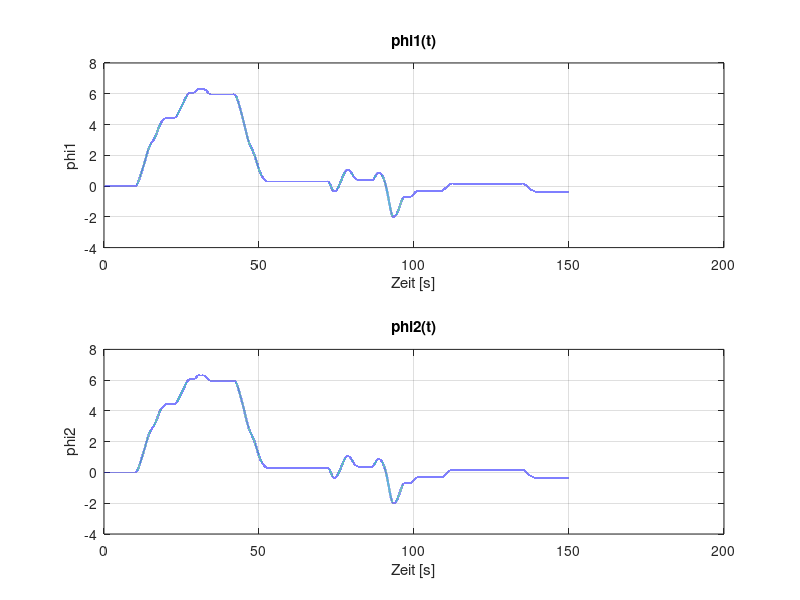
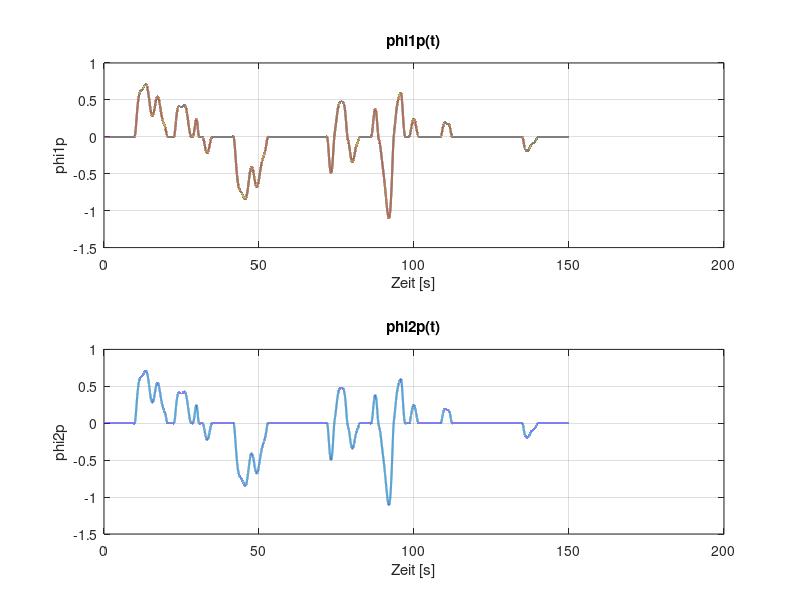
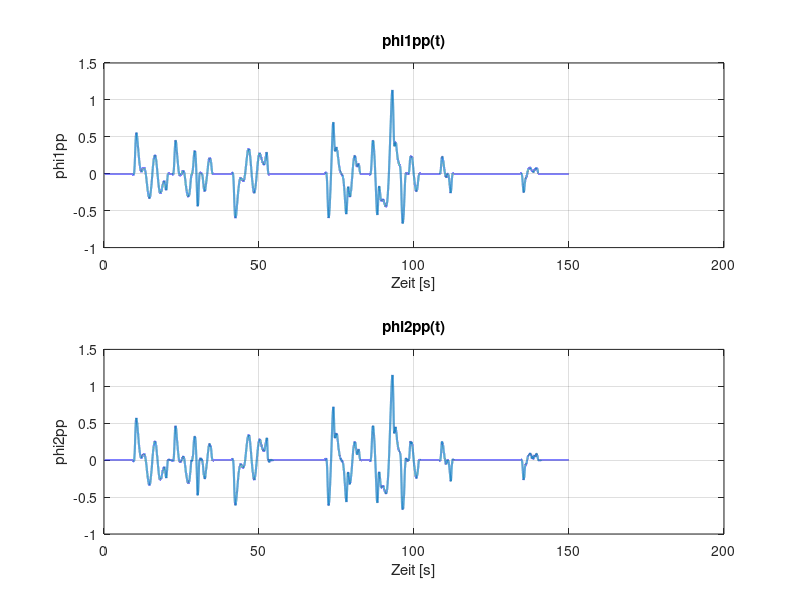
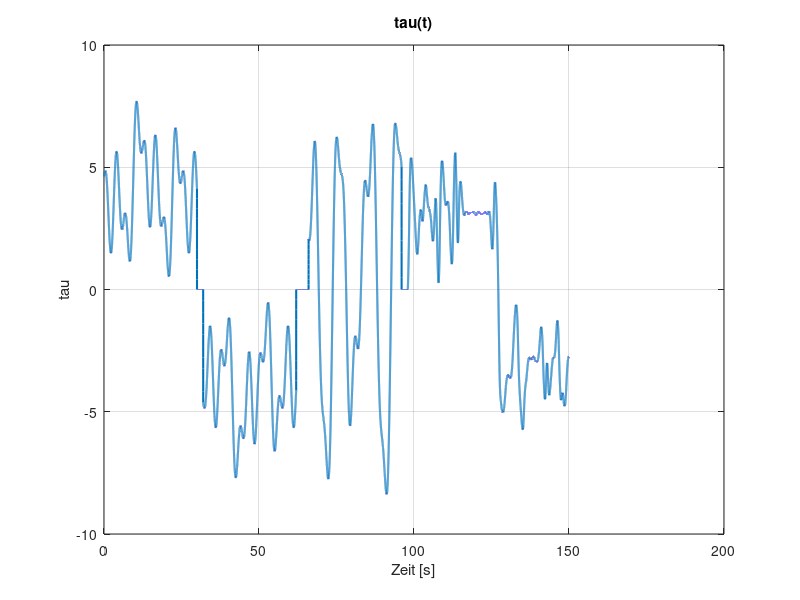

Write the MATLAB code that produced these figures, in order.
% -------------------------------------------------------------
% Autor:      Ole Uphaus
% Datum:      20.06.2025
% Beschreibung:
% Dieses Skript nutz die Messungen von Sven, um geeignete Trainingsdaten
% für das Delan Modell zu erstellen. Mit diesen kann dann später trainiert
% werden.
% -------------------------------------------------------------

clc
clear
close all

%% Parameterderfinition

% Messdaten laden
load("Messung_Torsionsschwinger.mat")

% Grenzfrequenzen Filter
fc = 1;

% Resampling rate
r_resample = 10;

% Index, bis zu dem Testdaten gesammelt werden
test_idx = 2100;

% Schwellenwert für Geschwindigkeit
threshold_v = 1.e-2;

% Daten abspeichern
savedata = false;

%% Signale filtern

% Winkel in Radiant umrechnen
phi1_rad = phi1 / 180 * pi;
phi2_rad = phi2 / 180 * pi;

% Filter vorbereiten
dt = mean(diff(t_ges));
fs = 1 / dt; % Abtastrate
[b, a] = butter(2, fc / (fs/2));

% Filtern der Positionssignale und daraus dann die Ableitungen bestimmen
phi1_filt = filtfilt(b, a, phi1_rad);
phi2_filt = filtfilt(b, a, phi2_rad);

%% Geschwindigkeiten und Beschleunigungen berechnen

% Geschwindigkeiten
phi1p_filt = gradient(phi1_filt, dt);
phi2p_filt = gradient(phi2_filt, dt);

% Beschleunigungen
phi1pp_filt = gradient(phi1p_filt, dt);
phi2pp_filt = gradient(phi2p_filt, dt);

% Test: Integral der Beschleunigungen berechnen
phi1_p_int = cumtrapz(phi1pp_filt)*dt;

%% Ursprungssignale Plotten

% Positionen
figure()
subplot(2,1,1);
plot(t_ges, phi1_filt, 'LineWidth', 1.5);
xlabel('Zeit [s]');
ylabel('phi1');
grid on;
title('phi1(t)');

subplot(2,1,2);
plot(t_ges, phi2_filt, 'LineWidth', 1.5);
xlabel('Zeit [s]');
ylabel('phi2');
grid on;
title('phi2(t)');

% Geschwindigkeiten
figure()
subplot(2,1,1);
plot(t_ges, phi1p_filt, 'LineWidth', 1.5);
hold on
plot(t_ges, phi1_p_int, 'LineWidth', 1.5);
xlabel('Zeit [s]');
ylabel('phi1p');
grid on;
title('phi1p(t)');

subplot(2,1,2);
plot(t_ges, phi2p_filt, 'LineWidth', 1.5);
xlabel('Zeit [s]');
ylabel('phi2p');
grid on;
title('phi2p(t)');

% Beschleunigungen
figure()
subplot(2,1,1);
plot(t_ges, phi1pp_filt, 'LineWidth', 1.5);
xlabel('Zeit [s]');
ylabel('phi1pp');
grid on;
title('phi1pp(t)');

subplot(2,1,2);
plot(t_ges, phi2pp_filt, 'LineWidth', 1.5);
xlabel('Zeit [s]');
ylabel('phi2pp');
grid on;
title('phi2pp(t)');

% Drehmoment
figure()
plot(t_ges, u, 'LineWidth', 1.5);
xlabel('Zeit [s]');
ylabel('tau');
grid on;
title('tau(t)');


%% Signale downsamplen

% Resamplen
phi1_filt_res = downsample(phi1_filt, r_resample);
phi2_filt_res = downsample(phi2_filt, r_resample);

phi1p_filt_res = downsample(phi1p_filt, r_resample);
phi2p_filt_res = downsample(phi2p_filt, r_resample);

phi1pp_filt_res = downsample(phi1pp_filt, r_resample);
phi2pp_filt_res = downsample(phi2pp_filt, r_resample);

t_ges_res = downsample(t_ges, r_resample);

u_res = downsample(u, r_resample);

%% Zusammenfassen und Trainings und Testdaten erstellen

% Zusammenfassen
features_ges = [phi1_filt_res, phi2_filt_res, phi1p_filt_res, phi2p_filt_res, u_res, zeros(size(u_res))];
labels_ges = [phi1pp_filt_res, phi2pp_filt_res];

% Aufteilen in Trainings und Testdaten
features_training = features_ges((test_idx + 1):end, :);
labels_training = labels_ges((test_idx + 1):end, :);
t_vec_training = t_ges_res((test_idx + 1):end, :);

features_test = features_ges(1:test_idx, :);
labels_test = labels_ges(1:test_idx, :);
t_vec_test = t_ges_res(1:test_idx, :);

%% Datenpunkte im Stillstand löschen

% Trainingsdaten (Geschwindigkeit == 0 -> Datenpunkt löschen)
training_delete_idx = find(abs(features_training(:, 3)) < threshold_v | abs(features_training(:, 4)) < threshold_v);

features_training(training_delete_idx, :) = [];
labels_training(training_delete_idx, :) = [];

% Testdaten (Geschwindigkeit == 0 -> Datenpunkt löschen)
test_delete_idx = find(abs(features_test(:, 3)) < threshold_v | abs(features_test(:, 4)) < threshold_v);

features_test(test_delete_idx, :) = [];
labels_test(test_delete_idx, :) = [];

% Samples vektoren erstellen
samples_training = size(features_test, 1):(size(features_test, 1) + size(features_training, 1) - 1);
samples_test = 0:(size(features_test, 1) - 1);

% Massen und Coriolisterme erstellen (hier unbekannt - gleich null setzen
% für Plot später)
Mass_Cor_test = zeros(size(features_test, 1), 9);

%% Abspeichern

if savedata == true
    % Pfad dieses Skripts
    my_path = fileparts(mfilename('fullpath'));

    % Datei speichern
    dateiName = 'Measuring_data_Training_Torsionsschwinger.mat';   
    full_path = fullfile(my_path, dateiName);
    save(full_path, 'features_training', 'labels_training', 'features_test', 'labels_test', "Mass_Cor_test");
end

%% Plotten

% Positionen
figure()
subplot(2,1,1);
% plot(t_ges, phi1_rad, 'LineWidth', 1.5);
hold on
plot(samples_test, features_test(:, 1), 'LineWidth', 1.5);
plot(samples_training, features_training(:, 1), 'LineWidth', 1.5);
xlabel('Zeit [s]');
ylabel('phi1');
grid on;
title('phi1(t)');

subplot(2,1,2);
% plot(t_ges, phi2_rad, 'LineWidth', 1.5);
hold on
plot(samples_test, features_test(:, 2), 'LineWidth', 1.5);
plot(samples_training, features_training(:, 2), 'LineWidth', 1.5);
xlabel('Zeit [s]');
ylabel('phi2');
grid on;
title('phi2(t)');

% Geschwindigkeiten
figure()
subplot(2,1,1);
plot(samples_test, features_test(:, 3), 'LineWidth', 1.5);
hold on
plot(samples_training, features_training(:, 3), 'LineWidth', 1.5);
xlabel('Zeit [s]');
ylabel('phi1p');
grid on;
title('phi1p(t)');

subplot(2,1,2);
plot(samples_test, features_test(:, 4), 'LineWidth', 1.5);
hold on
plot(samples_training, features_training(:, 4), 'LineWidth', 1.5);
xlabel('Zeit [s]');
ylabel('phi2p');
grid on;
title('phi2p(t)');

% Beschleunigungen
figure()
subplot(2,1,1);
plot(samples_test, labels_test(:, 1), 'LineWidth', 1.5);
hold on
plot(samples_training, labels_training(:, 1), 'LineWidth', 1.5);
xlabel('Zeit [s]');
ylabel('phi1pp');
grid on;
title('phi1pp(t)');

subplot(2,1,2);
plot(samples_test, labels_test(:, 2), 'LineWidth', 1.5);
hold on
plot(samples_training, labels_training(:, 2), 'LineWidth', 1.5);
xlabel('Zeit [s]');
ylabel('phi2pp');
grid on;
title('phi2pp(t)');

% Drehmoment
figure()
plot(samples_test, features_test(:, 5), 'LineWidth', 1.5);
hold on
plot(samples_training, features_training(:, 5), 'LineWidth', 1.5);
xlabel('Zeit [s]');
ylabel('tau');
grid on;
title('tau(t)');
